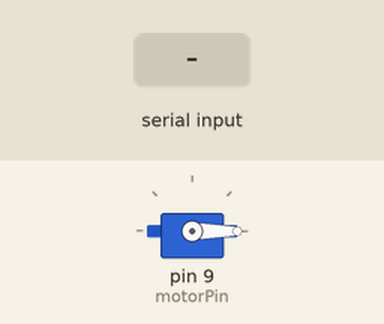
This sketch was run on a simulated Arduino Uno, built with avr-gcc and run on an emulated ATmega328P. On the bench: servo. The inputs (shaded band) are chosen by the test bench.

Above: at 6.6 s.
6.7 s: "F" received over Serial
At 7.16 s:
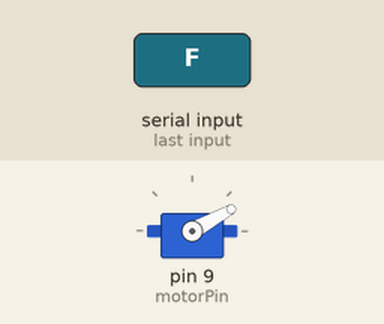
At 7.77 s:
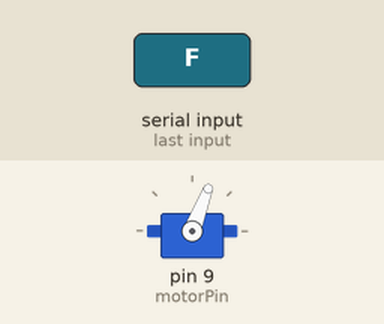
Timing chart, 0 to 13.6 s (numbered marks = the images above; inputs shaded):
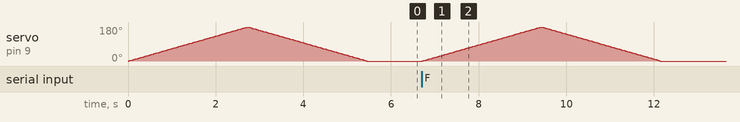

Measured:
- after the input at 6.7 s, servo on pin 9 (motorPin): rises from 0° to 180° in 2.7 s, then falls to 0° in 2.7 s

The sketch:

motor.ino
```cpp
#include <Servo.h>

Servo myservo;

int motorPin = 9;
int pos = 0;
int incomingData;

void setup() {
  myservo.attach(motorPin);

  Serial.begin(9600);

  backAndForth();
}

void loop() {
  if (Serial.available() > 0) {
    incomingData = Serial.read();

    if (incomingData == 'F') {
      backAndForth();
    }
  }
}

void backAndForth() {
  // Run the motor back and forth
  for (pos = 0; pos <= 180; pos += 1) {
    myservo.write(pos);
    delay(15);
  }

  for (pos = 180; pos >= 0; pos -= 1) {
    myservo.write(pos);
    delay(15);
  }
}
```
